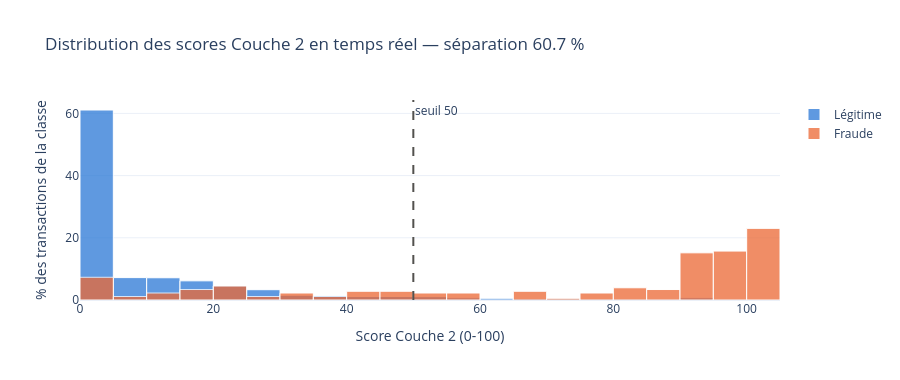

Notebook cell for this chart:
### Markdown cell above
### Compromis détection / fausses alertes selon le seuil
Plus le seuil est bas, plus on détecte de fraudes, mais plus on dérange de clients légitimes.

### Code cell
display(tableau_seuils(y_rt, rt["score_c2"]))
histo_scores(y_rt, rt["score_c2"],
             f"Distribution des scores Couche 2 en temps réel — séparation {met_c2['Séparation (pts)']:.1f} %")

### Figure 1 — Plotly figure (JSON) as saved in the notebook; plotly's stock layout.template omitted (floating-point values rounded to 4 significant figures; data arrays with more than 128 entries replaced by an {"elided": "..."} marker saying what was removed)
{"data": [{"histnorm": "percent", "marker": {"color": "#2a78d6", "line": {"color": "white", "width": 1}}, "name": "Légitime", "opacity": 0.75, "type": "histogram", "x": {"elided": "15452 float values"}, "xbins": {"end": 101, "size": 5, "start": 0}}, {"histnorm": "percent", "marker": {"color": "#eb6834", "line": {"color": "white", "width": 1}}, "name": "Fraude", "opacity": 0.75, "type": "histogram", "x": {"elided": "178 float values"}, "xbins": {"end": 101, "size": 5, "start": 0}}], "layout": {"annotations": [{"showarrow": false, "text": "seuil 50", "x": 50, "xanchor": "left", "xref": "x", "y": 1, "yanchor": "top", "yref": "y domain"}], "barmode": "overlay", "height": 380, "shapes": [{"line": {"color": "#52514e", "dash": "dash"}, "type": "line", "x0": 50, "x1": 50, "xref": "x", "y0": 0, "y1": 1, "yref": "y domain"}], "title": {"text": "Distribution des scores Couche 2 en temps réel — séparation 60.7 %"}, "xaxis": {"title": {"text": "Score Couche 2 (0-100)"}}, "yaxis": {"title": {"text": "% des transactions de la classe"}}}}
